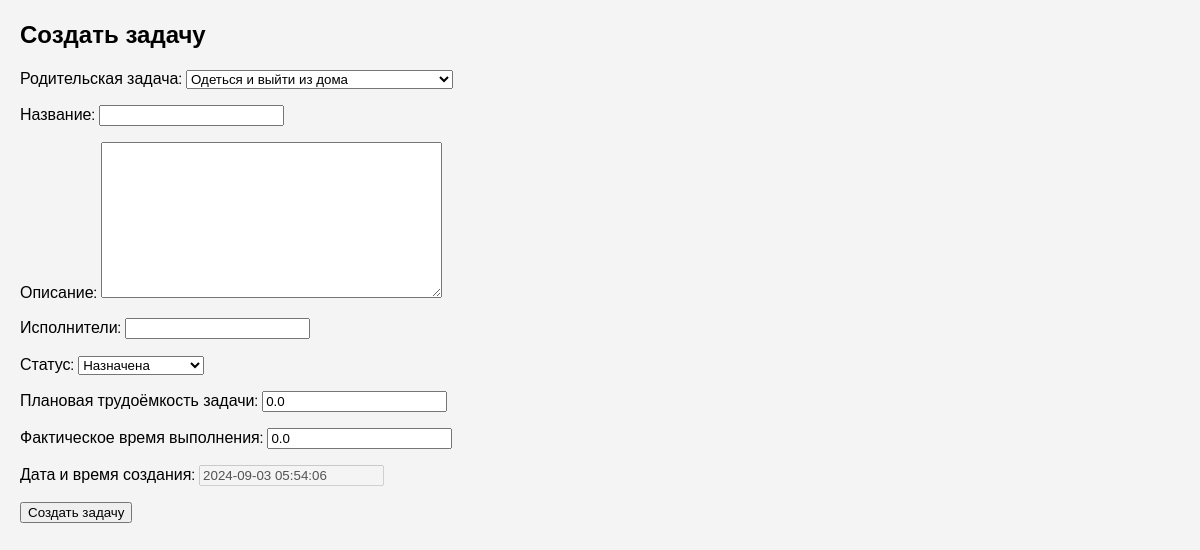
Page /tasks/22/create_subtask/ on the committed database.
### tasks/models.py (models this page shows, shortened)
class Task(models.Model):
    STATUS_CHOICES = [
        ("assigned", "Назначена"),
        ("in_progress", "Выполняется"),
        ("paused", "Приостановлена"),
        ("completed", "Завершена"),
    ]
    name: str = models.CharField(max_length=255)  # Название
    description: str = models.TextField(blank=True)  # Описание
    performers: str = models.CharField(max_length=255, blank=True)  # Список исполнителей в виде строки
    created_at: timezone.datetime = models.DateTimeField(default=timezone.now)  # Дата и время создания
    status: str = models.CharField(max_length=50, choices=STATUS_CHOICES, default="assigned")  # Статус
    planned_effort: float = models.FloatField(default=0.0)  # Плановое время выполнения
    actual_effort: float = models.FloatField(default=0.0)  # Фактическое время
    completed_at: Optional[timezone.datetime] = models.DateTimeField(null=True, blank=True)  # Дата завершения (опционально)
    parent: Optional["Task"] = models.ForeignKey(
        "self", related_name="subtasks", on_delete=models.CASCADE, null=True, blank=True
    )  # Ссылка на родительскую задачу, если это подзадача
    @property
    def total_actual_effort(self) -> float:
        return self.calculate_efforts()['total_actual_effort']

### tasks/views.py (the view)
# urls.py: path('<int:parent_pk>/create_subtask/', TaskCreateView.as_view(), name='create_subtask'),
class TaskCreateView(CreateView):
    model = Task
    form_class = TaskForm
    template_name = 'tasks/create_task.html'
    success_url = reverse_lazy('task_list')
    def get_initial(self) -> Dict[str, Any]:
        initial = super().get_initial()
        parent_pk = self.kwargs.get('parent_pk')
        if parent_pk:
            initial['parent'] = Task.objects.get(pk=parent_pk)
        return initial

### tasks/forms.py
class TaskForm(forms.ModelForm):
    class Meta:
        model = Task
        fields = ['parent', 'name', 'description', 'performers', 'status', 'planned_effort', 'actual_effort', 'created_at']
        labels = {
            'parent': 'Родительская задача',
            'name': 'Название',
            'description': 'Описание',
            'performers': 'Исполнители',
            'status': 'Статус',
            'planned_effort': 'Плановая трудоёмкость задачи',
            'actual_effort': 'Фактическое время выполнения',
            'created_at': 'Дата и время создания',
        }
    def __init__(self, *args, **kwargs):
        super().__init__(*args, **kwargs)
        self.fields['parent'].widget = forms.Select(
            choices=[(None, 'Нет родительской задачи')] + [(task.id, task.name) for task in Task.objects.all()]
        )
        self.fields['created_at'].disabled = True

### tasks/templates/tasks/create_task.html (shortened to what this page needs)
{% extends "base.html" %}
{% block content %}
    <h2>Создать задачу</h2>
    <form method="post">
        {{ form.as_p }}
        <button type="submit">Создать задачу</button>
    </form>
{% endblock %}

### static/styles.css (style rules this page uses)
body { font-family: 'Montserrat', sans-serif; margin: 20px; background-color: #f4f4f4; }

### rows in the picture
Task: parent "Одеться и выйти из дома", status "Назначена", planned_effort "0.0", actual_effort "0.0", created_at "2024-09-03 05:54:06"
